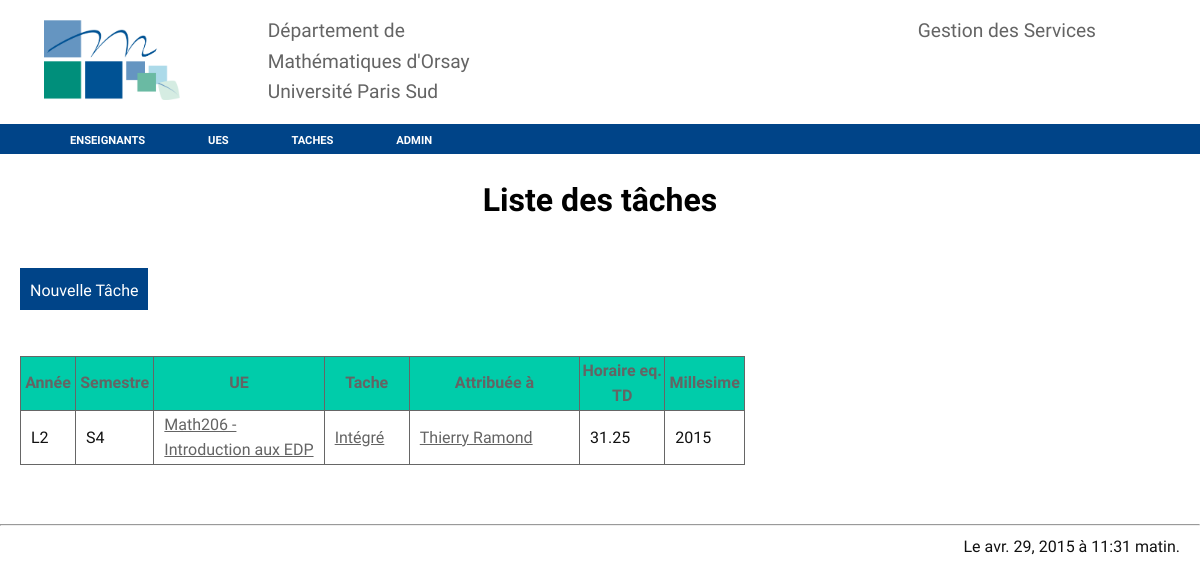
The app's page /taches/ with its own data.
### services/models.py (models this page shows, shortened)
class Tache(models.Model):
    ue = models.ForeignKey(Ue)
    attribué_à = models.ForeignKey(Enseignant)
    nature = models.CharField(max_length = 20, choices = nature_tache)
    horaire_reel = models.IntegerField()
    horaire_eqtd = models.FloatField(blank = True, null = True)
    modifié_le = models. DateTimeField(auto_now = True)
    depuis = models.IntegerField(default=0)
    millesime = models.IntegerField(default=timezone.now().year)
    def calcul_eqtd(self):
        if self.nature == 'Intégré': self.horaire_eqtd = self.horaire_reel*1.25
        elif self.nature == 'Cours': self.horaire_eqtd = self.horaire_reel*1.5
        else :  self.horaire_eqtd = self.horaire_reel
        return self.horaire_eqtd

class Ue(models.Model):
    titre = models.CharField(max_length = 100)
    code = models.CharField(max_length = 20)
    année = models.CharField(max_length = 20, choices = année)
    semestre = models.CharField(max_length = 20, choices = semestre)
    description = models.CharField(max_length = 255, blank=True, null=True)
    responsable = models.ForeignKey(Enseignant)
    spécialité = models.CharField(max_length = 20,blank=True, null=True)
    horaire_total = models.IntegerField(default=0)
    horaire_cours = models.IntegerField(default=0)
    horaire_td = models.IntegerField(default=0)
    horaire_tp = models.IntegerField(default=0)
    horaire_intégré = models.IntegerField(default=0)
    horaire_soutien = models.IntegerField(default=0)
    horaire_coordination = models.IntegerField(default=0)
    nombre_td = models.IntegerField(default=0)
    nombre_tp = models.IntegerField(default=0)
    nombre_cours = models.IntegerField(default=0)
    nombre_intégré = models.IntegerField(default=0)
    nombre_soutien = models.IntegerField(default=0)
    millesime = models.IntegerField(default=timezone.now().year)
    def __str__(self):
        return ('{0} - {1}'.format(self.code, self.titre))
    class Meta():
        unique_together = ( 'code', 'millesime')

class Enseignant(models.Model):
    nom = models.CharField(max_length = 100)
    prenom = models.CharField(max_length = 100)
    genre = models.CharField(max_length = 10, choices = genre)
    grade = models.CharField(max_length = 100)
    service_du = models.IntegerField (default = 192)
    decharge = models.IntegerField (default = 0)
    commentaire = models.CharField(max_length = 255, blank = True)
    arrivé_en = models.DateField(default='2000-09-01')
    photo = models.ImageField(blank=True, upload_to='photos/%Y/%m/%d')
    attribué = models.FloatField (default = 0)
    bilan = models.FloatField (default = 0)
    millesime = models.IntegerField (default = timezone.now().year)
    class Meta():
        unique_together = ("nom", "prenom", "millesime")
    def __str__(self):
        return ('{1} {0}'.format(self.nom, self.prenom))

### services/views.py (the view)
# urls.py: url(r'^taches/$', views.liste_taches, name='taches'),
def liste_taches(request):
    order_by = request.GET.get('order_by', 'ue')
    liste = Tache.objects.all().order_by(order_by)
    return render(request, 'tache_list.html',{'datetime': timezone.now(), 'Taches' : liste})

### services/templates/tache_list.html (shortened to what this page needs)
{% extends "base.html" %}
{% block content %}
<h1>Liste des tâches</h1>
<bouton>
<a href="{% url "tache-new" %}">Nouvelle Tâche</a>
</bouton>
<br/><br/>
<table>
<tr>
	<th style="width: 5%;"><a href="?order_by=ue__année">Année</a></th>
	<th style="width: 5%;"><a href="?order_by=ue__semestre">Semestre</a></th>
	<th style="width: 20%;"> <a href="?order_by=-ue__code">UE</a></th>
	<th style="width: 10%;"> <a href="?order_by=nature">Tache</a></th>
	<th style="width: 20%;"> <a href="?order_by=-attribué_à">Attribuée à</a></th></th>
	<th style="width: 10%;"> <a href="?order_by=horaire_eqtd">Horaire eq. TD</th>
	<th style="width: 5%;"> <a href="?order_by=millesime">Millesime</th>
</tr>
{% for tache in Taches %}
<tr>
	<td style="width: 5%;">{{tache.ue.année}}</td>
	<td style="width: 5%;">{{tache.ue.semestre}}</td>
	<td style="width: 20%;"><a href="/ue/{{tache.ue.id}}">{{tache.ue}}</a></td>
	<td style="width: 10%;"><a href="{% url 'tache-view' tache.id%}">{{tache.nature}}</a></td>
	<td style="width: 20%;"><a href="/enseignant/{{tache.attribué_à.id}}">{{tache.attribué_à}}</a></td>
	<td style="width: 10%;">{{tache.calcul_eqtd}}</td>
	<td style="width: 5%;">{{tache.millesime}}</td>
</tr>
{% endfor %}
</table>
{% endblock %}

### services/static/services/trstyle.css (style rules this page uses)
body { background-color: #fff; font: 16px/1.6 'Oxygen',sans-serif; color: #111; margin: 0px; min-width:1000px; min-height: 1300px; z-index: 1000; }
a { color: rgba(100,100,100,1); text-decoration: none; font-style: bold; }
td a { color: rgba(100,100,100,1); text-decoration: underline; font-style: bold; }
h1 { text-align: center; color: #000; }
table { display: flex; border-collapse: collapse; margin-left: 20px; margin-right: 20px; }
td { border: 1px solid #666; width: 140px; text-align: left; padding-left:10px; }
th { border: 1px solid #666; width: 100px; font-style: bold; color:#333; background-color: #0CA; }
th a { text-decoration: none; font-style: bold; }
bouton a { display: inline-block; height: 22px; margin: 20px; padding: 10px; text-decoration: none; background-color: rgba(0, 68, 136,1); color: rgba(255,255,255,1); }

### records on screen
Tache: ue.année "L2", ue.semestre "S4", ue "Math206 - Introduction aux EDP", nature "Intégré", attribué_à "Thierry Ramond", calcul_eqtd "31.25", millesime "2015"
